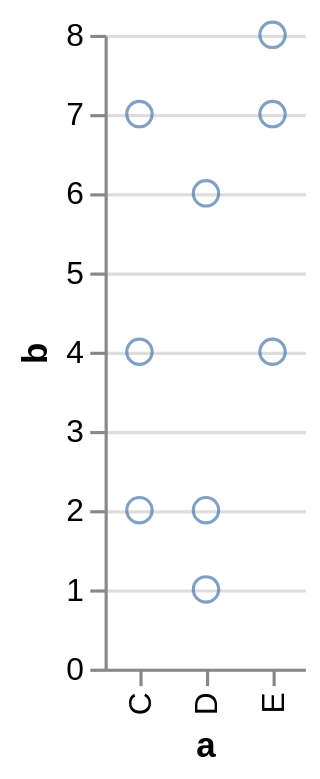

Vega-Lite specification stored for this chart:
### Vega specification from a JSON file in a GitHub repository (floating-point values rounded to 4 significant figures)
{"$schema": "https://vega.github.io/schema/vega/v3.0.json", "autosize": "pad", "padding": 5, "encode": {"update": {"fill": {"value": "transparent"}}}, "data": [{"name": "source_0", "values": [{"a": "C", "b": 2}, {"a": "C", "b": 7}, {"a": "C", "b": 4}, {"a": "D", "b": 1}, {"a": "D", "b": 2}, {"a": "D", "b": 6}, {"a": "E", "b": 8}, {"a": "E", "b": 4}, {"a": "E", "b": 7}]}, {"name": "data_0", "source": "source_0", "transform": [{"type": "formula", "expr": "toNumber(datum[\"b\"])", "as": "b"}, {"type": "filter", "expr": "datum[\"b\"] !== null && !isNaN(datum[\"b\"])"}]}], "signals": [{"name": "plotname_x_step", "value": 21}, {"name": "width", "update": "bandspace(domain('plotname_x').length, 1, 0.5) * plotname_x_step"}, {"name": "height", "update": "200"}], "marks": [{"name": "plotname_marks", "type": "symbol", "role": "point", "from": {"data": "data_0"}, "encode": {"update": {"x": {"scale": "plotname_x", "field": "a"}, "y": {"scale": "plotname_y", "field": "b"}, "stroke": {"value": "#4c78a8"}, "fill": {"value": "transparent"}, "opacity": {"value": 0.7}}}}], "scales": [{"name": "plotname_x", "type": "point", "domain": {"data": "data_0", "field": "a", "sort": true}, "range": {"step": {"signal": "plotname_x_step"}}, "round": true, "padding": 0.5}, {"name": "plotname_y", "type": "linear", "domain": {"data": "data_0", "field": "b"}, "range": [{"signal": "height"}, 0], "round": true, "nice": true, "zero": true}], "axes": [{"scale": "plotname_x", "orient": "bottom", "tickCount": 5, "title": "a", "zindex": 1, "encode": {"labels": {"update": {"angle": {"value": 270}, "align": {"value": "right"}, "baseline": {"value": "middle"}}}}}, {"scale": "plotname_y", "orient": "left", "title": "b", "zindex": 1}, {"scale": "plotname_y", "domain": false, "grid": true, "labels": false, "orient": "left", "ticks": false, "zindex": 0, "gridScale": "plotname_x"}]}
